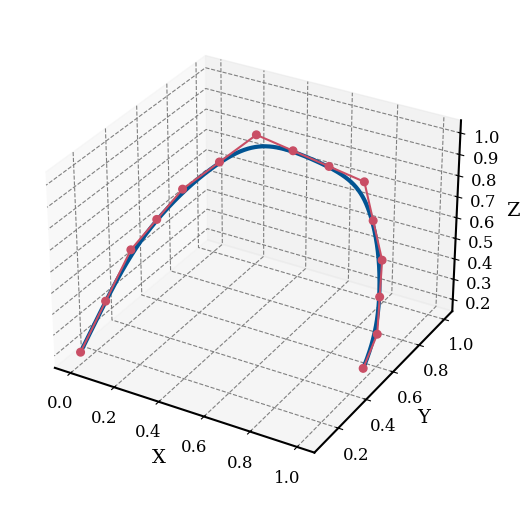

Here is the Python script that generated this plot:
import numpy as np
import matplotlib.pyplot as plt
from scipy.interpolate import BSpline

# Degree=6的knots和控制点
knots = [0, 0, 0, 0, 0, 0, 0,  
             0.1, 0.2, 0.3, 0.4, 0.6, 0.7, 
             0.8, 0.9, 1,  
             1, 1, 1, 1, 1, 1]  # 尾部节点 (p+1)

control_points = [
    [0.0, 0.1, 0.2, 1.0],
    [0.05, 0.2, 0.4, 1.0],
    [0.1, 0.3, 0.6, 1.0],
    [0.15, 0.4, 0.7, 1.0],
    [0.2, 0.5, 0.8, 1.0],
    [0.3, 0.6, 0.9, 1.0],
    [0.4, 0.7, 1.0, 1.0],
    [0.5, 0.8, 0.9, 1.0],
    [0.6, 0.9, 0.8, 1.0],
    [0.7, 1.0, 0.7, 1.0],
    [0.8, 0.9, 0.6, 1.0],
    [0.9, 0.8, 0.5, 1.0],
    [0.95, 0.7, 0.4, 1.0],
    [1.0, 0.6, 0.3, 1.0],
    [1.0, 0.5, 0.2, 1.0]
]

# Degree 5 B-Spline曲线
degree = 6
spl = BSpline(knots, control_points, degree)

# 在[0, 1]区间内生成100个样本点
x_vals = np.linspace(0, 1, 1000)
y_vals = spl(x_vals)

# 设置matplotlib风格为类似MATLAB的外观
# plt.style.use('fivethirtyeight')  # 使用 Matplotlib 自带的 ggplot 风格
plt.rcParams.update({
    'axes.linewidth': 1.5,           # 设置坐标轴线宽
    'axes.grid': True,               # 显示网格
    'grid.linestyle': '--',          # 网格线为虚线
    'grid.color': 'gray',            # 网格线颜色
    'axes.titlesize': 16,            # 标题字体大小
    'axes.labelsize': 14,            # 坐标轴标签字体大小
    'xtick.labelsize': 12,           # x轴刻度字体大小
    'ytick.labelsize': 12,           # y轴刻度字体大小
    'figure.figsize': (8, 6),        # 图像大小
    'font.family': 'serif',          # 字体样式
})

# 绘制 3D B-Spline 曲线
fig = plt.figure()
ax = fig.add_subplot(111, projection='3d')

# 绘制 B-Spline 曲线
ax.plot3D(y_vals[:, 0], y_vals[:, 1], y_vals[:, 2], label="B-Spline Curve", color=(1/255, 84/255, 147/255), linewidth=3)
# 绘制控制点
ax.scatter([p[0] for p in control_points], [p[1] for p in control_points], [p[2] for p in control_points], color=(201/255, 78/255, 101/255), s=30, label="Control Points",alpha=1)

# 绘制控制多边形
control_polygon_x = [p[0] for p in control_points]
control_polygon_y = [p[1] for p in control_points]
control_polygon_z = [p[2] for p in control_points]
ax.plot3D(control_polygon_x, control_polygon_y, control_polygon_z, color=(201/255, 78/255, 101/255), linestyle='-', linewidth=1.5, label="Control Polygon")

# ax.set_title("B-Spline Degree=5 in 3D")
ax.set_xlabel("X")
ax.set_ylabel("Y")
ax.set_zlabel("Z")
# ax.legend(fontsize=20)
plt.show()

plt.savefig('normal_3D_6degree.pdf', bbox_inches='tight',pad_inches=0.2)